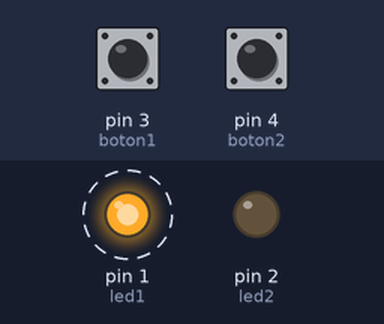
This sketch was run on a simulated Arduino Uno, built with avr-gcc and run on an emulated ATmega328P. Shown: output pins drawn as LEDs (lit = HIGH). Dashed ring = blinking. The test bench sets the inputs (shaded band); at power-on: pin 3 (boton1) HIGH, pin 4 (boton2) HIGH.

Above: at 5.2 s.
Timing chart, 0 to 8.0 s (numbered marks = the images above):
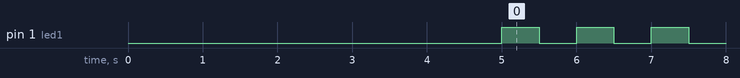

The sketch:

Boton.ino
```cpp
//PINES DE LOS COMPONENTES
int led1=1;
int led2=2;
int boton1=3;
int boton2=4;

//ESTADO DE LOS BOTONES
char estado1=HIGH;  // ESTADO DEL BOTON 1
char estado2=HIGH;  // ESTADO DEL BOTON 2

//OPERACIONES CON VARIABLES
int inicio=1;    // variable de inicio para determinar el boton (NO MOVER)
int segundos=1; // segundos que tarda en determinar el boton


void setup(){
 pinMode(led1,OUTPUT);
 pinMode(led2,OUTPUT);
 pinMode(boton1,INPUT);
 pinMode(boton2,INPUT);
 determinarBoton();
 delay(4000);
}

void loop(){
    Serial.println("ENTRO AL LOOP");
   if(inicio>segundos && estado1==LOW){  //BOTON 1
     while(true){
      parpadear3();
     }
  }
    if(inicio>segundos && estado2==LOW){ //BOTON 2
     while(true){
       parpadear2();
     }
  }
    if(inicio>segundos && estado1==HIGH && estado2==HIGH){ // ALEATORIO
     while(true){
        parpadear();
     }
  }
}


//METODOS//
void determinarBoton(){
   for(inicio;inicio<=segundos;inicio++){
   delay(1000);
   estado1=digitalRead(boton1);
   estado2=digitalRead(boton2);
   Serial.println("LEYENDO BOTONES");
   }
}

void parpadear(){
  digitalWrite (led1,HIGH);
  delay(500);
  digitalWrite(led1,LOW);
  delay(500);
}


void parpadear2(){
  digitalWrite (led1,HIGH);
}

void parpadear3(){
  digitalWrite (led2,HIGH);
  delay(500);
  digitalWrite(led2,LOW);
  delay(500);
}
```

Measured:
- by itself, pin 1 (led1): alternates HIGH for 0.50 s and LOW for 0.50 s
